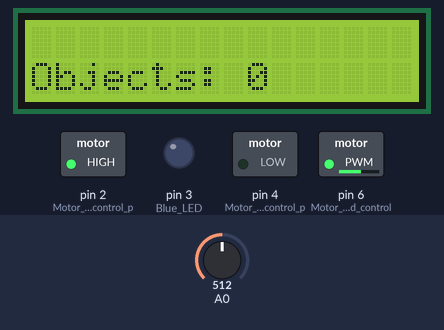
A sketch run on a simulated Arduino Uno, built with avr-gcc and run on an emulated ATmega328P. On the bench: 16×2 character LCD, switched loads named in the sketch (green lamp = pin HIGH), output pins drawn as LEDs (lit = HIGH). Inputs (shaded band) come from the test bench; at power-on: A0 = 512.

Above: at 1.2 s.
1.3 s: A0 set to 315
2.8 s: A0 set to 285
At 2.84 s:
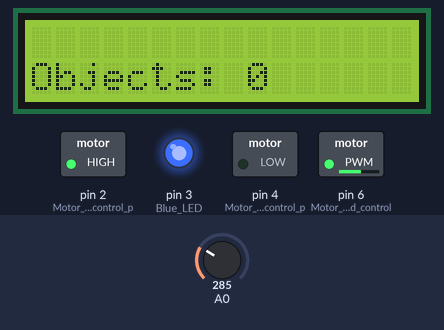
At 4.3 s:
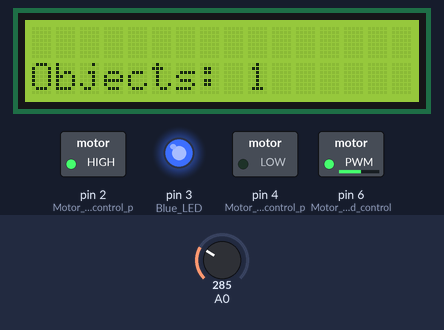
Timing chart, 0 to 5.8 s (numbered marks = the images above; inputs shaded):
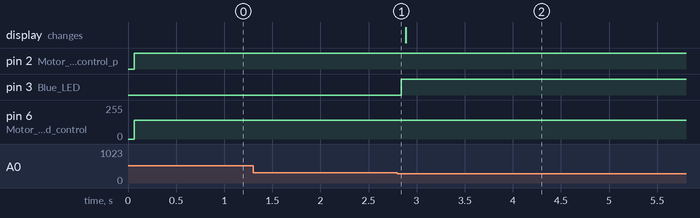

The sketch:

conveyor_belt.ino
```cpp
#include <LiquidCrystal.h>

// Initialize LCD with pin numbers (RS, E, D4, D5, D6, D7)
LiquidCrystal lcd(13, 12, 11, 10, 9, 8);

int sensorValue = 0;   // Stores the raw analog reading from the photoresistor
int counter = 0;       // Counts how many objects have passed through the beam
int ledState = 0;      // Stores the current HIGH/LOW state of the blue LED

void setup()
{
  pinMode(3, OUTPUT);  // Blue LED — lights up when an object is detected
  pinMode(6, OUTPUT);  // Motor speed control (PWM pin)
  pinMode(4, OUTPUT);  // Motor direction control pin A
  pinMode(2, OUTPUT);  // Motor direction control pin B

  lcd.begin(16, 2);        // Initialize a 16-column, 2-row LCD
  lcd.setCursor(0, 1);     // Move cursor to start of row 1
  lcd.print("Objects:");   // Print static label on the LCD
}

// Called when an object breaks the laser beam (new object detected)
void objectDetected() {
  digitalWrite(3, HIGH);      // Turn on blue LED to signal detection
  lcd.setCursor(9, 1);        // Position cursor after the "Objects:" label
  lcd.print(counter);         // Display current object count on LCD
  counter = counter + 1;      // Increment the object counter
  delay(50);                  // Short delay to debounce the sensor
}

// Called when no object is blocking the laser beam
void noObject() {
  digitalWrite(3, LOW);       // Turn off blue LED (beam is clear)
  lcd.setCursor(9, 1);        // Position cursor after the "Objects:" label
  lcd.print(counter);         // Display current count (unchanged)
  delay(50);                  // Short delay for stability
}

// Called when an object is still blocking the beam (already counted, don't count again)
void objectHolding() {
  digitalWrite(3, HIGH);      // Keep blue LED on while object is still present
  lcd.setCursor(9, 1);        // Position cursor after the "Objects:" label
  lcd.print(counter);         // Display current count (unchanged)
  delay(50);                  // Short delay for stability
}

// Moves the conveyor belt forward
void forward() {
  digitalWrite(4, LOW);       // Set direction pin A to LOW
  digitalWrite(2, HIGH);      // Set direction pin B to HIGH (forward direction)
  analogWrite(6, 140);        // Set motor speed (0–255); 140 = medium speed
}

// Moves the conveyor belt backward
void backward() {
  digitalWrite(4, HIGH);      // Set direction pin A to HIGH
  digitalWrite(2, LOW);       // Set direction pin B to LOW (reverse direction)
  analogWrite(6, 140);        // Set motor speed to medium
}

// Stops the conveyor belt motor
void stopMotor() {
  analogWrite(6, 0);          // Set motor speed to 0 (full stop)
}

void loop()
{
  // Read the photoresistor value (0–1023); lower value = beam is blocked
  sensorValue = analogRead(A0);

  // Read the current state of the blue LED (HIGH = object was just detected)
  ledState = digitalRead(3);

  // Belt logic based on object count:
  if (counter < 6) {
    forward();          // Fewer than 6 objects counted — move belt forward
    checkSensor();
  }
  else if (counter >= 5 && counter <= 15) {
    backward();         // Between 5 and 15 objects — reverse the belt
    checkSensor();
  }
  else {
    stopMotor();        // More than 15 objects — stop the belt
  }
}

// Reads sensor state and decides which action to take
void checkSensor() {
  if (sensorValue >= 300) {
    // High sensor value = beam is unobstructed = no object present
    noObject();
  }
  else if (sensorValue < 300 && ledState == 1) {
    // Low sensor value AND LED already on = object still blocking beam (don't double-count)
    objectHolding();
  }
  else {
    // Low sensor value AND LED was off = new object just detected
    objectDetected();
  }
}
```

Measured:
- the behaviour switches between 300 and 299 on A0 (found by bisection; images 0 and 1)
- after the input at 1.3 s, every drawn part: stays the same
- after the input at 2.8 s, pin 3 (Blue_LED): LOW → HIGH at once
